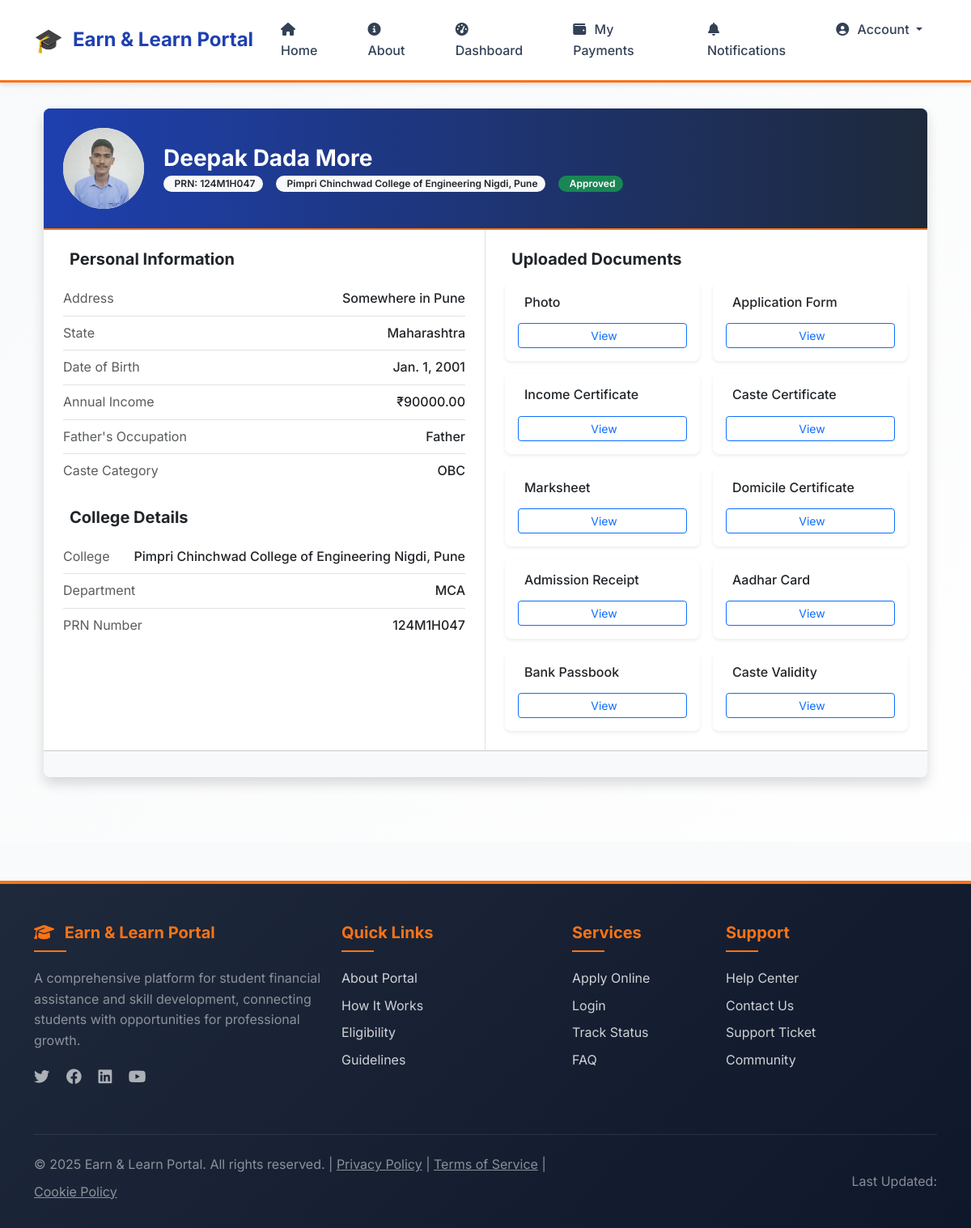
Before: /users/student/profile/ (signed in) with the older database file.
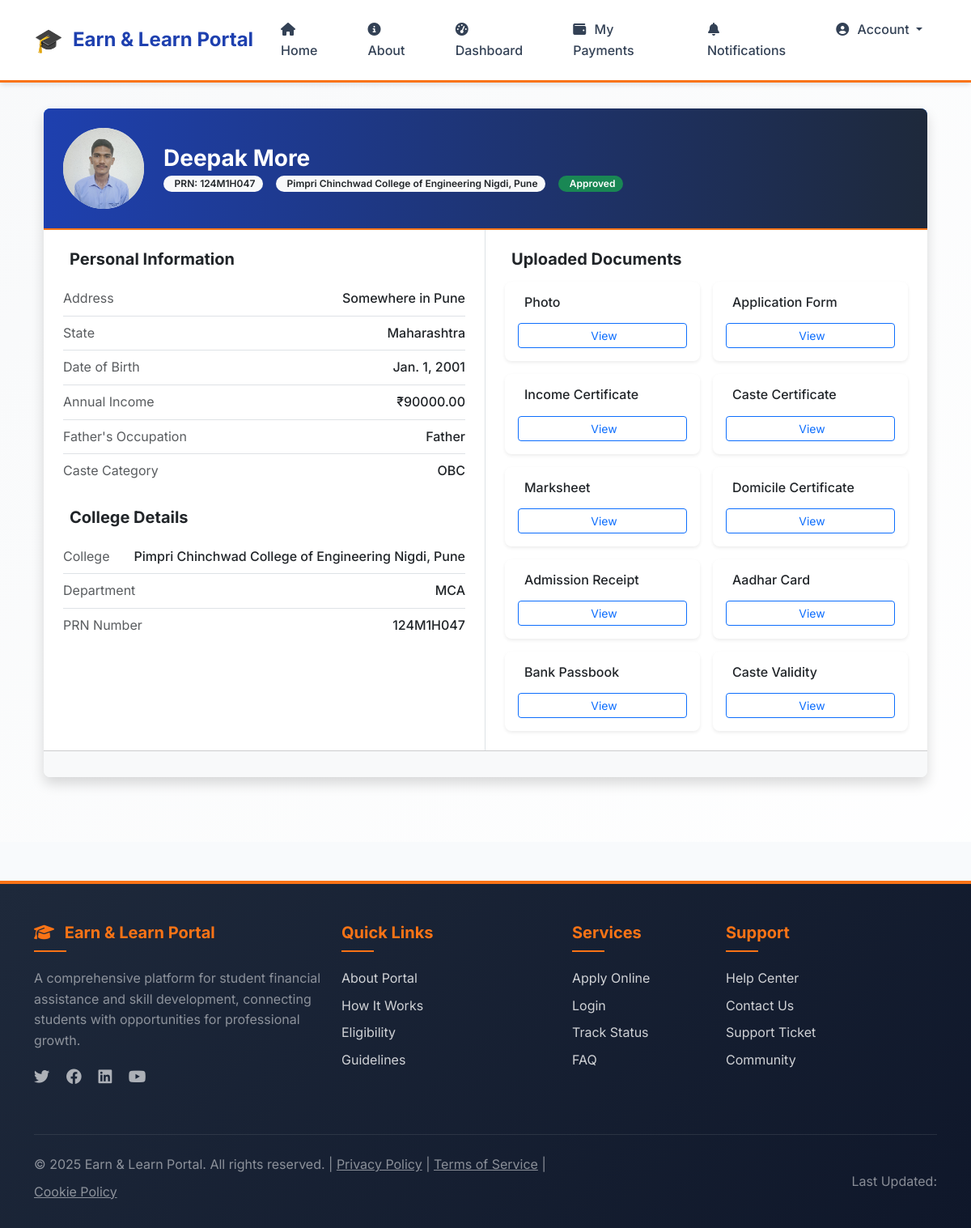
After: the same page with the newer database file.
### scheme/models.py (models this page shows, shortened)
class SchemeApplication(models.Model):
    CASTE_CATEGORIES = [
        ('General', 'General'),
        ('OBC', 'Other Backward Class (OBC)'),
        ('SC', 'Scheduled Caste (SC)'),
        ('ST', 'Scheduled Tribe (ST)'),
        ('NT', 'Nomadic Tribes (NT)'),
        ('VJNT', 'Vimukta Jati Nomadic Tribes (VJNT)'),
        ('EWS', 'Economically Weaker Section (EWS)'),
        ('SBC', 'Special Backward Class (SBC)'),
    ]
    student = models.ForeignKey(settings.AUTH_USER_MODEL, on_delete=models.CASCADE)
    first_name = models.CharField(max_length=100)
    middle_name = models.CharField(max_length=100, blank=True, null=True)
    last_name = models.CharField(max_length=100)
    address = models.TextField()
    state = models.CharField(max_length=100)
    dob = models.DateField()
    annual_income = models.DecimalField(max_digits=10, decimal_places=2)
    fathers_occupation = models.CharField(max_length=255)
    caste_category = models.CharField(max_length=20, choices=CASTE_CATEGORIES)
    COLLEGE_NAME = "Pimpri Chinchwad College of Engineering Nigdi, Pune"
    college_name = models.CharField(max_length=255, default=COLLEGE_NAME)
    department = models.CharField(max_length=100)
    prn_number = models.CharField(max_length=20, unique=True)
    photo = models.FileField(upload_to='scheme_documents/photos/', validators=[validate_image_file])
    application_form = models.FileField(upload_to='scheme_documents/forms/', validators=[validate_pdf_file])
    income_certificate = models.FileField(upload_to='scheme_documents/certificates/', validators=[validate_pdf_file])
    caste_certificate = models.FileField(upload_to='scheme_documents/certificates/', blank=True, null=True, validators=[validate_pdf_file])
    last_year_marksheet = models.FileField(upload_to='scheme_documents/marksheets/', validators=[validate_pdf_file])
    domicile_certificate = models.FileField(upload_to='scheme_documents/certificates/', validators=[validate_pdf_file])
    admission_receipt = models.FileField(upload_to='scheme_documents/receipts/', validators=[validate_pdf_file])
    aadhar_card = models.FileField(upload_to='scheme_documents/identity/', validators=[validate_pdf_file])
    bank_passbook = models.FileField(upload_to='scheme_documents/passbooks/', validators=[validate_pdf_file])
    caste_validity_certificate = models.FileField(upload_to='scheme_documents/certificates/', blank=True, null=True, validators=[validate_pdf_file])
    STATUS_CHOICES = [
        ("Pending", "Pending"),
        ("Approved", "Approved"),
        ("Rejected", "Rejected"),
        ("Correction Required", "Correction Required"),
        ("Completed", "Completed")
    ]
    status = models.CharField(max_length=20, choices=STATUS_CHOICES, default='Pending')
    comments = models.TextField(blank=True, null=True, help_text="General comments and field-specific feedback")

### users/views.py (the view)
# urls.py: path('student/profile/', student_profile, name='student_profile'),
def student_profile(request):
    student = get_object_or_404(SchemeApplication, student__id = request.user.id)
    context = {
        'student': student,
    }
    return render(request, 'users/student_profile.html', context)

### notifications/context_processors.py (called while the page is built)
def unread_notifications_count(request):
    if request.user.is_authenticated:
        count = Notification.objects.filter(user=request.user, is_read=False).count()
    else:
        count = 0
    return {'unread_notifications_count': count}

### users/models.py (called while the page is built)
    def has_approved_scheme_application(self):
        if self.role != 'student':
            return False
        from scheme.models import SchemeApplication
        return SchemeApplication.objects.filter(
            student=self,
            status='Approved'
        ).exists()

### templates/users/student_profile.html (shortened to what the changed rows need)
{% extends 'base.html' %}
{% block content %}
<div class="container pb-5">
    <div class="card shadow border-0 rounded-3 overflow-hidden">
        <div class="card-header bg-primary text-white p-4">
            <div class="row align-items-center">
                <div class="col-auto">
                    <div class="profile-img-container rounded-circle bg-light d-flex align-items-center justify-content-center" style="width: 100px; height: 100px; overflow: hidden;">
                        <img src="{{ student.photo.url }}" alt="Student photo" class="img-fluid" style="object-fit: cover; width: 100%; height: 100%;">
                    </div>
                </div>
                <div class="col">
                    <h3 class="mb-1 fw-bold">{{ student.first_name }} {{ student.middle_name|default:"" }} {{ student.last_name }}</h3>
                    <div class="d-flex flex-wrap gap-3">
                        <span class="badge bg-light text-dark">
                             PRN: {{ student.prn_number }}
                        </span>
                        <span class="badge bg-light text-dark">
                             {{ student.college_name }}
                        </span>
                        <span class="badge {% if student.status == 'Approved' %}bg-success{% elif student.status == 'Rejected' %}bg-danger{% else %}bg-warning{% endif %}">
                             {{ student.status }}
                        </span>
                    </div>
                </div>
            </div>
        </div>
        <div class="card-body p-0">
            <div class="row g-0">
                <div class="col-md-6 p-4 border-end">
                    <div class="list-group list-group-flush mb-4">
                        <div class="list-group-item px-0 d-flex justify-content-between">
                            <span class="text-muted">Address</span>
                            <span class="text-end fw-medium">{{ student.address }}</span>
                        </div>
                        <div class="list-group-item px-0 d-flex justify-content-between">
                            <span class="text-muted">State</span>
                            <span class="text-end fw-medium">{{ student.state }}</span>
                        </div>
                        <div class="list-group-item px-0 d-flex justify-content-between">
                            <span class="text-muted">Date of Birth</span>
                            <span class="text-end fw-medium">{{ student.dob }}</span>
                        </div>
                        <div class="list-group-item px-0 d-flex justify-content-between">
                            <span class="text-muted">Annual Income</span>
                            <span class="text-end fw-medium">₹{{ student.annual_income }}</span>
                        </div>
                        <div class="list-group-item px-0 d-flex justify-content-between">
                            <span class="text-muted">Father's Occupation</span>
                            <span class="text-end fw-medium">{{ student.fathers_occupation }}</span>
                        </div>
                        <div class="list-group-item px-0 d-flex justify-content-between">
                            <span class="text-muted">Caste Category</span>
                            <span class="text-end fw-medium">{{ student.caste_category }}</span>
                        </div>
                    </div>
                    <div class="list-group list-group-flush">
                        <div class="list-group-item px-0 d-flex justify-content-between">
                            <span class="text-muted">College</span>
                            <span class="text-end fw-medium">{{ student.college_name }}</span>
                        </div>
                        <div class="list-group-item px-0 d-flex justify-content-between">
                            <span class="text-muted">Department</span>
                            <span class="text-end fw-medium">{{ student.department }}</span>
                        </div>
                        <div class="list-group-item px-0 d-flex justify-content-between">
                            <span class="text-muted">PRN Number</span>
                            <span class="text-end fw-medium">{{ student.prn_number }}</span>
                        </div>
                    </div>
                </div>
            </div>
        </div>
    </div>
</div>
{% endblock %}

Changed rows visible on the page:
changed SchemeApplication "Deepak": middle_name "Dada" → (not shown)
